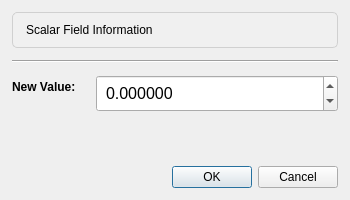
<?xml version="1.0" encoding="UTF-8"?>
<ui version="4.0">
 <class>SFValueInputDialog</class>
 <widget class="QDialog" name="SFValueInputDialog">
  <property name="geometry">
   <rect>
    <x>0</x>
    <y>0</y>
    <width>350</width>
    <height>200</height>
   </rect>
  </property>
  <property name="windowTitle">
   <string>Modify Scalar Field</string>
  </property>
  <property name="modal">
   <bool>true</bool>
  </property>
  
  <layout class="QVBoxLayout" name="mainLayout">
   <property name="spacing">
    <number>12</number>
   </property>
   <property name="margin">
    <number>12</number>
   </property>
   
   <!-- 信息显示区域 -->
   <item>
    <widget class="QLabel" name="infoLabel">
     <property name="text">
      <string>Scalar Field Information</string>
     </property>
     <property name="wordWrap">
      <bool>true</bool>
     </property>
     <property name="styleSheet">
      <string>QLabel { 
        background-color: #f0f0f0; 
        padding: 10px; 
        border-radius: 5px;
        border: 1px solid #d0d0d0;
      }</string>
     </property>
    </widget>
   </item>
   
   <!-- 分隔线 -->
   <item>
    <widget class="Line" name="line">
     <property name="orientation">
      <enum>Qt::Horizontal</enum>
     </property>
    </widget>
   </item>
   
   <!-- 数值输入区域 -->
   <item>
    <layout class="QFormLayout" name="formLayout">
     <property name="horizontalSpacing">
      <number>20</number>
     </property>
     <item row="0" column="0">
      <widget class="QLabel" name="valueLabel">
       <property name="text">
        <string>New Value:</string>
       </property>
       <property name="styleSheet">
        <string>font-weight: bold;</string>
       </property>
      </widget>
     </item>
     <item row="0" column="1">
      <widget class="QDoubleSpinBox" name="valueSpinBox">
       <property name="toolTip">
        <string>Enter the new scalar field value for selected points</string>
       </property>
       <property name="decimals">
        <number>6</number>
       </property>
       <property name="minimum">
        <double>-999999999.000000000000000</double>
       </property>
       <property name="maximum">
        <double>999999999.000000000000000</double>
       </property>
       <property name="singleStep">
        <double>0.100000000000000</double>
       </property>
       <property name="styleSheet">
        <string>QDoubleSpinBox {
          padding: 5px;
          font-size: 12pt;
        }</string>
       </property>
      </widget>
     </item>
    </layout>
   </item>
   
   <!-- 弹性空间 -->
   <item>
    <spacer name="verticalSpacer">
     <property name="orientation">
      <enum>Qt::Vertical</enum>
     </property>
     <property name="sizeHint" stdset="0">
      <size>
       <width>20</width>
       <height>40</height>
      </size>
     </property>
    </spacer>
   </item>
   
   <!-- 按钮区域 -->
   <item>
    <widget class="QDialogButtonBox" name="buttonBox">
     <property name="orientation">
      <enum>Qt::Horizontal</enum>
     </property>
     <property name="standardButtons">
      <set>QDialogButtonBox::Cancel|QDialogButtonBox::Ok</set>
     </property>
    </widget>
   </item>
   
  </layout>
 </widget>
 
 <connections>
  <connection>
   <sender>buttonBox</sender>
   <signal>accepted()</signal>
   <receiver>SFValueInputDialog</receiver>
   <slot>accept()</slot>
  </connection>
  <connection>
   <sender>buttonBox</sender>
   <signal>rejected()</signal>
   <receiver>SFValueInputDialog</receiver>
   <slot>reject()</slot>
  </connection>
 </connections>
</ui>
